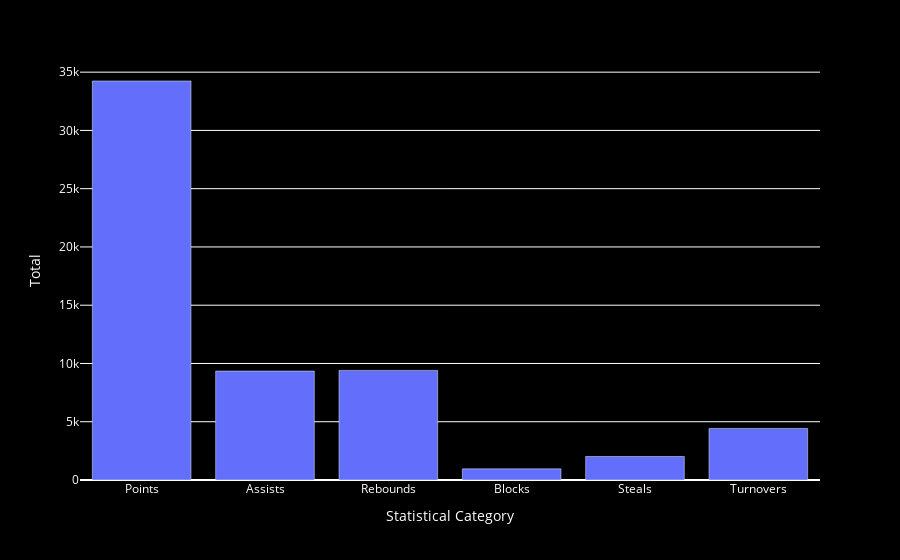

The notebook cell saved with this chart:
### Code cell
px.bar(lebron_totals_regular,x=lebron_totals_regular.index,y="Total",
      labels={'pts':'Points','ast':'Assists'}
      ).update_layout(
            paper_bgcolor="rgb(0,0,0,0)",plot_bgcolor="rgb(1,0,0,0.40)",font={'color':'white'}
        ).update_xaxes(
        title="Statistical Category",
        tickvals=['pts','ast','trb','blk','stl','tov'],
        ticktext=['Points','Assists','Rebounds','Blocks','Steals','Turnovers']
)

### Figure 1 — Plotly figure (JSON) as saved in the notebook; plotly's stock layout.template omitted (floating-point values rounded to 4 significant figures)
{"data": [{"alignmentgroup": "True", "hovertemplate": "index=%{x}<br>Total=%{y}<extra></extra>", "legendgroup": "", "marker": {"color": "#636efa", "pattern": {"shape": ""}}, "name": "", "offsetgroup": "", "orientation": "v", "showlegend": false, "textposition": "auto", "type": "bar", "x": ["pts", "ast", "trb", "blk", "stl", "tov"], "xaxis": "x", "y": [34241, 9346, 9405, 957, 2015, 4424], "yaxis": "y"}], "layout": {"barmode": "relative", "font": {"color": "white"}, "legend": {"tracegroupgap": 0}, "margin": {"t": 60}, "paper_bgcolor": "rgb(0,0,0,0)", "plot_bgcolor": "rgb(1,0,0,0.40)", "xaxis": {"anchor": "y", "domain": [0, 1], "ticktext": ["Points", "Assists", "Rebounds", "Blocks", "Steals", "Turnovers"], "tickvals": ["pts", "ast", "trb", "blk", "stl", "tov"], "title": {"text": "Statistical Category"}}, "yaxis": {"anchor": "x", "domain": [0, 1], "title": {"text": "Total"}}}}
